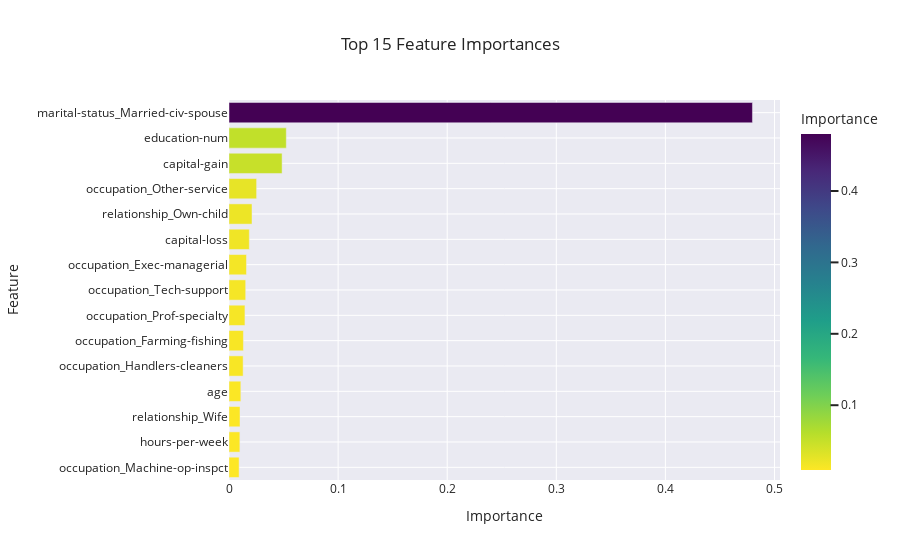

The notebook cell saved with this chart:
### Code cell
# And now - with plotly express!

import plotly.express as px

# Create a dataframe for feature importances
feature_importances = pd.DataFrame({
    "Feature": X.columns
    , "Importance": best_xgb.feature_importances_
}).sort_values(
    by="Importance"
    , ascending=False)

# Select the top 15 features
top_features = feature_importances.head(15)

# Create the bar chart
fig = px.bar(
    top_features
    , x="Importance"
    , y="Feature"
    , orientation="h"  # Horizontal bar chart
    , title="Top 15 Feature Importances"
    , color="Importance"  # Add color based on importance
    , color_continuous_scale="viridis_r"  # Match the seaborn palette
)

# Update layout for better appearance
fig.update_layout(
    xaxis_title="Importance"
    , yaxis_title="Feature"
    , yaxis=dict(
        autorange="reversed")  # Reverse the y-axis for a similar order to Seaborn
    , template="seaborn"  # Clean background style
)

# Show the figure
fig.show();

### Figure 1 — Plotly figure (JSON) as saved in the notebook; plotly's stock layout.template omitted (floating-point values rounded to 4 significant figures)
{"data": [{"alignmentgroup": "True", "hovertemplate": "Importance=%{marker.color}<br>Feature=%{y}<extra></extra>", "legendgroup": "", "marker": {"color": [0.4798, 0.05252, 0.04867, 0.0253, 0.02109, 0.01861, 0.01602, 0.01531, 0.01462, 0.0132, 0.01296, 0.01085, 0.01011, 0.009963, 0.009277], "coloraxis": "coloraxis", "pattern": {"shape": ""}}, "name": "", "offsetgroup": "", "orientation": "h", "showlegend": false, "textposition": "auto", "type": "bar", "x": [0.4798, 0.05252, 0.04867, 0.0253, 0.02109, 0.01861, 0.01602, 0.01531, 0.01462, 0.0132, 0.01296, 0.01085, 0.01011, 0.009963, 0.009277], "xaxis": "x", "y": ["marital-status_Married-civ-spouse", "education-num", "capital-gain", "occupation_Other-service", "relationship_Own-child", "capital-loss", "occupation_Exec-managerial", "occupation_Tech-support", "occupation_Prof-specialty", "occupation_Farming-fishing", "occupation_Handlers-cleaners", "age", "relationship_Wife", "hours-per-week", "occupation_Machine-op-inspct"], "yaxis": "y"}], "layout": {"barmode": "relative", "coloraxis": {"colorbar": {"title": {"text": "Importance"}}, "colorscale": [[0, "#fde725"], [0.1111, "#b5de2b"], [0.2222, "#6ece58"], [0.3333, "#35b779"], [0.4444, "#1f9e89"], [0.5556, "#26828e"], [0.6667, "#31688e"], [0.7778, "#3e4989"], [0.8889, "#482878"], [1, "#440154"]]}, "legend": {"tracegroupgap": 0}, "title": {"text": "Top 15 Feature Importances"}, "xaxis": {"anchor": "y", "domain": [0, 1], "title": {"text": "Importance"}}, "yaxis": {"anchor": "x", "autorange": "reversed", "domain": [0, 1], "title": {"text": "Feature"}}}}
